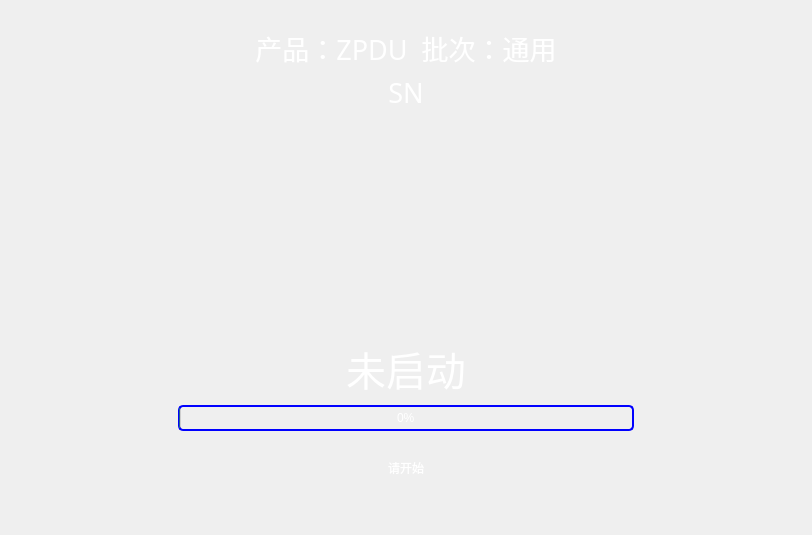
<?xml version="1.0" encoding="UTF-8"?>
<ui version="4.0">
 <class>TestResultWid</class>
 <widget class="QWidget" name="TestResultWid">
  <property name="geometry">
   <rect>
    <x>0</x>
    <y>0</y>
    <width>812</width>
    <height>535</height>
   </rect>
  </property>
  <property name="font">
   <font>
    <family>微软雅黑</family>
    <pointsize>15</pointsize>
   </font>
  </property>
  <property name="windowTitle">
   <string>Form</string>
  </property>
  <property name="autoFillBackground">
   <bool>false</bool>
  </property>
  <property name="styleSheet">
   <string notr="true"/>
  </property>
  <layout class="QVBoxLayout" name="verticalLayout_4" stretch="1,5">
   <property name="spacing">
    <number>16</number>
   </property>
   <property name="leftMargin">
    <number>19</number>
   </property>
   <property name="topMargin">
    <number>19</number>
   </property>
   <property name="rightMargin">
    <number>19</number>
   </property>
   <property name="bottomMargin">
    <number>19</number>
   </property>
   <item>
    <widget class="QWidget" name="widget_3" native="true">
     <property name="font">
      <font>
       <family>微软雅黑</family>
       <pointsize>20</pointsize>
       <weight>50</weight>
       <italic>false</italic>
       <bold>false</bold>
      </font>
     </property>
     <property name="styleSheet">
      <string notr="true">QWidget#widget_3{border-image: url(:/image/titlebar.jpg);border-radius:5px;}
QWidget{font: 20pt &quot;微软雅黑&quot;; color:white;}</string>
     </property>
     <layout class="QVBoxLayout" name="verticalLayout_3">
      <item>
       <widget class="QLabel" name="titleTab">
        <property name="font">
         <font>
          <family>微软雅黑</family>
          <pointsize>20</pointsize>
          <weight>50</weight>
          <italic>false</italic>
          <bold>false</bold>
         </font>
        </property>
        <property name="autoFillBackground">
         <bool>false</bool>
        </property>
        <property name="text">
         <string>产品：ZPDU  批次：通用</string>
        </property>
        <property name="textFormat">
         <enum>Qt::AutoText</enum>
        </property>
        <property name="scaledContents">
         <bool>true</bool>
        </property>
        <property name="alignment">
         <set>Qt::AlignCenter</set>
        </property>
       </widget>
      </item>
      <item>
       <widget class="QLabel" name="snLab">
        <property name="font">
         <font>
          <family>微软雅黑</family>
          <pointsize>20</pointsize>
          <weight>50</weight>
          <italic>false</italic>
          <bold>false</bold>
         </font>
        </property>
        <property name="text">
         <string>SN</string>
        </property>
        <property name="alignment">
         <set>Qt::AlignCenter</set>
        </property>
       </widget>
      </item>
     </layout>
    </widget>
   </item>
   <item>
    <widget class="QWidget" name="widget" native="true">
     <property name="font">
      <font>
       <family>微软雅黑</family>
       <pointsize>30</pointsize>
       <weight>50</weight>
       <italic>false</italic>
       <bold>false</bold>
      </font>
     </property>
     <property name="styleSheet">
      <string notr="true">QWidget#widget{border-image: url(:/image/resultpix.jpg);border-radius:5px;}
QWidget{font: 30pt &quot;微软雅黑&quot;; color:white;}
QProgressBar {
   border:2px solid blue;
   background-color:transparent;
   border-radius: 5px;
   text-align: center;
}
</string>
     </property>
     <layout class="QVBoxLayout" name="verticalLayout_2" stretch="3,3">
      <item>
       <layout class="QHBoxLayout" name="horizontalLayout">
        <item>
         <spacer name="horizontalSpacer">
          <property name="orientation">
           <enum>Qt::Horizontal</enum>
          </property>
          <property name="sizeHint" stdset="0">
           <size>
            <width>40</width>
            <height>20</height>
           </size>
          </property>
         </spacer>
        </item>
        <item>
         <widget class="QLabel" name="resultLab">
          <property name="sizePolicy">
           <sizepolicy hsizetype="Fixed" vsizetype="Fixed">
            <horstretch>220</horstretch>
            <verstretch>147</verstretch>
           </sizepolicy>
          </property>
          <property name="minimumSize">
           <size>
            <width>220</width>
            <height>147</height>
           </size>
          </property>
          <property name="maximumSize">
           <size>
            <width>250</width>
            <height>250</height>
           </size>
          </property>
          <property name="font">
           <font>
            <family>微软雅黑</family>
            <pointsize>30</pointsize>
            <weight>50</weight>
            <italic>false</italic>
            <bold>false</bold>
           </font>
          </property>
          <property name="styleSheet">
           <string notr="true"/>
          </property>
          <property name="text">
           <string/>
          </property>
          <property name="alignment">
           <set>Qt::AlignCenter</set>
          </property>
         </widget>
        </item>
        <item>
         <spacer name="horizontalSpacer_2">
          <property name="orientation">
           <enum>Qt::Horizontal</enum>
          </property>
          <property name="sizeHint" stdset="0">
           <size>
            <width>40</width>
            <height>20</height>
           </size>
          </property>
         </spacer>
        </item>
       </layout>
      </item>
      <item>
       <widget class="QWidget" name="widget_2" native="true">
        <property name="font">
         <font>
          <family>微软雅黑</family>
          <pointsize>30</pointsize>
          <weight>50</weight>
          <italic>false</italic>
          <bold>false</bold>
         </font>
        </property>
        <property name="styleSheet">
         <string notr="true"/>
        </property>
        <layout class="QVBoxLayout" name="verticalLayout">
         <property name="leftMargin">
          <number>150</number>
         </property>
         <property name="rightMargin">
          <number>150</number>
         </property>
         <item>
          <widget class="QLabel" name="statusLab">
           <property name="font">
            <font>
             <family>微软雅黑</family>
             <pointsize>30</pointsize>
             <weight>50</weight>
             <italic>false</italic>
             <bold>false</bold>
            </font>
           </property>
           <property name="text">
            <string>未启动</string>
           </property>
           <property name="alignment">
            <set>Qt::AlignCenter</set>
           </property>
          </widget>
         </item>
         <item>
          <widget class="QProgressBar" name="progressBar">
           <property name="value">
            <number>0</number>
           </property>
          </widget>
         </item>
         <item>
          <widget class="QLabel" name="itemNumLab">
           <property name="text">
            <string>请开始</string>
           </property>
           <property name="alignment">
            <set>Qt::AlignCenter</set>
           </property>
          </widget>
         </item>
        </layout>
       </widget>
      </item>
     </layout>
    </widget>
   </item>
  </layout>
 </widget>
 <resources/>
 <connections/>
</ui>
